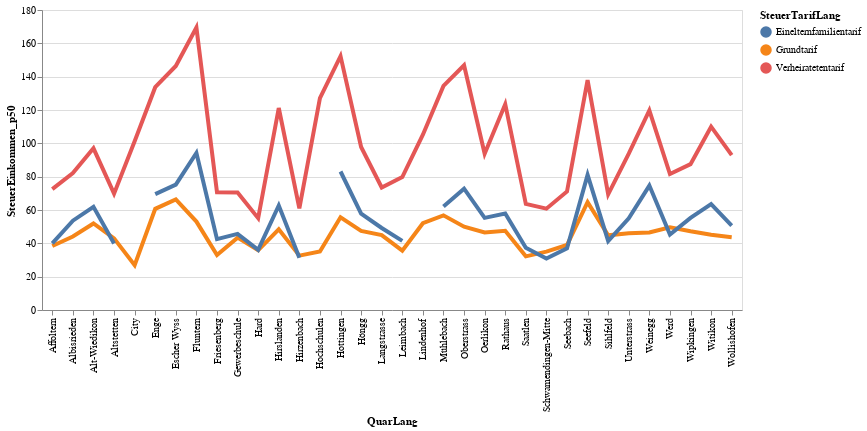

Notebook cell for this chart:
### Code cell
# df_statzonen = df_statzonen[(df_statzonen.knr>0) & (df_statzonen.qname!="Hirslanden")]
#aktuellesJahr[[aktuellesJahr.KreisSort =7]])
highlight = alt.selection(type='single', on='mouseover',
                          fields=['SteuerTarifLang'], nearest=True)
#x='date:StichtagDatJahr',
base = alt.Chart(myGraph).encode(
    x='QuarLang',
    y='SteuerEinkommen_p50',
    color='SteuerTarifLang'
)

points = base.mark_circle().encode(
    opacity=alt.value(0)
).add_selection(
    highlight
).properties(
    width=700 , height=300
)
lines = base.mark_line().encode(
    size=alt.condition(~highlight, alt.value(1.5), alt.value(4))
).interactive()

points + lines

### Figure 1 — Vega-Lite specification as saved in the notebook (floating-point values rounded to 4 significant figures)
{"config": {"view": {"continuousWidth": 400, "continuousHeight": 300}}, "layer": [{"mark": "circle", "encoding": {"color": {"type": "nominal", "field": "SteuerTarifLang"}, "opacity": {"value": 0}, "x": {"type": "nominal", "field": "QuarLang"}, "y": {"type": "quantitative", "field": "SteuerEinkommen_p50"}}, "height": 300, "selection": {"selector003": {"type": "single", "on": "mouseover", "fields": ["SteuerTarifLang"], "nearest": true}}, "width": 700}, {"mark": "line", "encoding": {"color": {"type": "nominal", "field": "SteuerTarifLang"}, "size": {"condition": {"value": 1.5, "selection": {"not": "selector003"}}, "value": 4}, "x": {"type": "nominal", "field": "QuarLang"}, "y": {"type": "quantitative", "field": "SteuerEinkommen_p50"}}, "selection": {"selector004": {"type": "interval", "bind": "scales", "encodings": ["x", "y"]}}}], "data": {"name": "data-7869c4683faa8578ebbe81a2ac51d036"}, "$schema": "https://vega.github.io/schema/vega-lite/v4.8.1.json", "datasets": {"data-7869c4683faa8578ebbe81a2ac51d036": [{"SteuerJahr": "2018-01-01T00:00:00", "QuarSort": 11, "QuarLang": "Rathaus", "SteuerTarifSort": 0, "SteuerTarifLang": "Grundtarif", "SteuerEinkommen_p50": 47.5, "SteuerEinkommen_p25": 19.4, "SteuerEinkommen_p75": 83.5}, {"SteuerJahr": "2018-01-01T00:00:00", "QuarSort": 11, "QuarLang": "Rathaus", "SteuerTarifSort": 1, "SteuerTarifLang": "Verheiratetentarif", "SteuerEinkommen_p50": 123.5, "SteuerEinkommen_p25": 73.4, "SteuerEinkommen_p75": 206.2}, {"SteuerJahr": "2018-01-01T00:00:00", "QuarSort": 11, "QuarLang": "Rathaus", "SteuerTarifSort": 2, "SteuerTarifLang": "Einelternfamilientarif", "SteuerEinkommen_p50": 57.9, "SteuerEinkommen_p25": 35.2, "SteuerEinkommen_p75": 97.9}, {"SteuerJahr": "2018-01-01T00:00:00", "QuarSort": 12, "QuarLang": "Hochschulen", "SteuerTarifSort": 0, "SteuerTarifLang": "Grundtarif", "SteuerEinkommen_p50": 35.05, "SteuerEinkommen_p25": 11.5, "SteuerEinkommen_p75": 72.8}, {"SteuerJahr": "2018-01-01T00:00:00", "QuarSort": 12, "QuarLang": "Hochschulen", "SteuerTarifSort": 1, "SteuerTarifLang": "Verheiratetentarif", "SteuerEinkommen_p50": 127.1, "SteuerEinkommen_p25": 64.4, "SteuerEinkommen_p75": 226.0}, {"SteuerJahr": "2018-01-01T00:00:00", "QuarSort": 12, "QuarLang": "Hochschulen", "SteuerTarifSort": 2, "SteuerTarifLang": "Einelternfamilientarif", "SteuerEinkommen_p50": null, "SteuerEinkommen_p25": null, "SteuerEinkommen_p75": null}, {"SteuerJahr": "2018-01-01T00:00:00", "QuarSort": 13, "QuarLang": "Lindenhof", "SteuerTarifSort": 0, "SteuerTarifLang": "Grundtarif", "SteuerEinkommen_p50": 52.05, "SteuerEinkommen_p25": 22.3, "SteuerEinkommen_p75": 89.2}, {"SteuerJahr": "2018-01-01T00:00:00", "QuarSort": 13, "QuarLang": "Lindenhof", "SteuerTarifSort": 1, "SteuerTarifLang": "Verheiratetentarif", "SteuerEinkommen_p50": 105.2, "SteuerEinkommen_p25": 65.4, "SteuerEinkommen_p75": 189.2}, {"SteuerJahr": "2018-01-01T00:00:00", "QuarSort": 13, "QuarLang": "Lindenhof", "SteuerTarifSort": 2, "SteuerTarifLang": "Einelternfamilientarif", "SteuerEinkommen_p50": null, "SteuerEinkommen_p25": null, "SteuerEinkommen_p75": null}, {"SteuerJahr": "2018-01-01T00:00:00", "QuarSort": 14, "QuarLang": "City", "SteuerTarifSort": 0, "SteuerTarifLang": "Grundtarif", "SteuerEinkommen_p50": 26.9, "SteuerEinkommen_p25": 0.2, "SteuerEinkommen_p75": 72.8}, {"SteuerJahr": "2018-01-01T00:00:00", "QuarSort": 14, "QuarLang": "City", "SteuerTarifSort": 1, "SteuerTarifLang": "Verheiratetentarif", "SteuerEinkommen_p50": 101.3, "SteuerEinkommen_p25": 48.4, "SteuerEinkommen_p75": 213.3}, {"SteuerJahr": "2018-01-01T00:00:00", "QuarSort": 14, "QuarLang": "City", "SteuerTarifSort": 2, "SteuerTarifLang": "Einelternfamilientarif", "SteuerEinkommen_p50": null, "SteuerEinkommen_p25": null, "SteuerEinkommen_p75": null}, {"SteuerJahr": "2018-01-01T00:00:00", "QuarSort": 21, "QuarLang": "Wollishofen", "SteuerTarifSort": 0, "SteuerTarifLang": "Grundtarif", "SteuerEinkommen_p50": 43.6, "SteuerEinkommen_p25": 20.0, "SteuerEinkommen_p75": 69.6}, {"SteuerJahr": "2018-01-01T00:00:00", "QuarSort": 21, "QuarLang": "Wollishofen", "SteuerTarifSort": 1, "SteuerTarifLang": "Verheiratetentarif", "SteuerEinkommen_p50": 92.9, "SteuerEinkommen_p25": 61.3, "SteuerEinkommen_p75": 150.6}, {"SteuerJahr": "2018-01-01T00:00:00", "QuarSort": 21, "QuarLang": "Wollishofen", "SteuerTarifSort": 2, "SteuerTarifLang": "Einelternfamilientarif", "SteuerEinkommen_p50": 50.6, "SteuerEinkommen_p25": 28.5, "SteuerEinkommen_p75": 80.2}, {"SteuerJahr": "2018-01-01T00:00:00", "QuarSort": 23, "QuarLang": "Leimbach", "SteuerTarifSort": 0, "SteuerTarifLang": "Grundtarif", "SteuerEinkommen_p50": 35.6, "SteuerEinkommen_p25": 15.0, "SteuerEinkommen_p75": 58.7}, {"SteuerJahr": "2018-01-01T00:00:00", "QuarSort": 23, "QuarLang": "Leimbach", "SteuerTarifSort": 1, "SteuerTarifLang": "Verheiratetentarif", "SteuerEinkommen_p50": 79.8, "SteuerEinkommen_p25": 51.1, "SteuerEinkommen_p75": 117.1}, {"SteuerJahr": "2018-01-01T00:00:00", "QuarSort": 23, "QuarLang": "Leimbach", "SteuerTarifSort": 2, "SteuerTarifLang": "Einelternfamilientarif", "SteuerEinkommen_p50": 41.45, "SteuerEinkommen_p25": 17.0, "SteuerEinkommen_p75": 63.3}, {"SteuerJahr": "2018-01-01T00:00:00", "QuarSort": 24, "QuarLang": "Enge", "SteuerTarifSort": 0, "SteuerTarifLang": "Grundtarif", "SteuerEinkommen_p50": 60.7, "SteuerEinkommen_p25": 26.7, "SteuerEinkommen_p75": 100.9}, {"SteuerJahr": "2018-01-01T00:00:00", "QuarSort": 24, "QuarLang": "Enge", "SteuerTarifSort": 1, "SteuerTarifLang": "Verheiratetentarif", "SteuerEinkommen_p50": 133.7, "SteuerEinkommen_p25": 78.8, "SteuerEinkommen_p75": 233.6}, {"SteuerJahr": "2018-01-01T00:00:00", "QuarSort": 24, "QuarLang": "Enge", "SteuerTarifSort": 2, "SteuerTarifLang": "Einelternfamilientarif", "SteuerEinkommen_p50": 69.5, "SteuerEinkommen_p25": 40.9, "SteuerEinkommen_p75": 117.4}, {"SteuerJahr": "2018-01-01T00:00:00", "QuarSort": 31, "QuarLang": "Alt-Wiedikon", "SteuerTarifSort": 0, "SteuerTarifLang": "Grundtarif", "SteuerEinkommen_p50": 51.9, "SteuerEinkommen_p25": 26.3, "SteuerEinkommen_p75": 79.4}, {"SteuerJahr": "2018-01-01T00:00:00", "QuarSort": 31, "QuarLang": "Alt-Wiedikon", "SteuerTarifSort": 1, "SteuerTarifLang": "Verheiratetentarif", "SteuerEinkommen_p50": 97.0, "SteuerEinkommen_p25": 55.25, "SteuerEinkommen_p75": 157.0}, {"SteuerJahr": "2018-01-01T00:00:00", "QuarSort": 31, "QuarLang": "Alt-Wiedikon", "SteuerTarifSort": 2, "SteuerTarifLang": "Einelternfamilientarif", "SteuerEinkommen_p50": 61.9, "SteuerEinkommen_p25": 36.7, "SteuerEinkommen_p75": 93.1}, {"SteuerJahr": "2018-01-01T00:00:00", "QuarSort": 33, "QuarLang": "Friesenberg", "SteuerTarifSort": 0, "SteuerTarifLang": "Grundtarif", "SteuerEinkommen_p50": 33.0, "SteuerEinkommen_p25": 11.2, "SteuerEinkommen_p75": 53.2}, {"SteuerJahr": "2018-01-01T00:00:00", "QuarSort": 33, "QuarLang": "Friesenberg", "SteuerTarifSort": 1, "SteuerTarifLang": "Verheiratetentarif", "SteuerEinkommen_p50": 70.65, "SteuerEinkommen_p25": 47.3, "SteuerEinkommen_p75": 103.8}, {"SteuerJahr": "2018-01-01T00:00:00", "QuarSort": 33, "QuarLang": "Friesenberg", "SteuerTarifSort": 2, "SteuerTarifLang": "Einelternfamilientarif", "SteuerEinkommen_p50": 42.5, "SteuerEinkommen_p25": 25.3, "SteuerEinkommen_p75": 64.9}, {"SteuerJahr": "2018-01-01T00:00:00", "QuarSort": 34, "QuarLang": "Sihlfeld", "SteuerTarifSort": 0, "SteuerTarifLang": "Grundtarif", "SteuerEinkommen_p50": 44.8, "SteuerEinkommen_p25": 21.3, "SteuerEinkommen_p75": 68.8}, {"SteuerJahr": "2018-01-01T00:00:00", "QuarSort": 34, "QuarLang": "Sihlfeld", "SteuerTarifSort": 1, "SteuerTarifLang": "Verheiratetentarif", "SteuerEinkommen_p50": 69.4, "SteuerEinkommen_p25": 42.0, "SteuerEinkommen_p75": 107.6}, {"SteuerJahr": "2018-01-01T00:00:00", "QuarSort": 34, "QuarLang": "Sihlfeld", "SteuerTarifSort": 2, "SteuerTarifLang": "Einelternfamilientarif", "SteuerEinkommen_p50": 41.4, "SteuerEinkommen_p25": 23.2, "SteuerEinkommen_p75": 63.5}, {"SteuerJahr": "2018-01-01T00:00:00", "QuarSort": 41, "QuarLang": "Werd", "SteuerTarifSort": 0, "SteuerTarifLang": "Grundtarif", "SteuerEinkommen_p50": 49.6, "SteuerEinkommen_p25": 23.6, "SteuerEinkommen_p75": 78.2}, {"SteuerJahr": "2018-01-01T00:00:00", "QuarSort": 41, "QuarLang": "Werd", "SteuerTarifSort": 1, "SteuerTarifLang": "Verheiratetentarif", "SteuerEinkommen_p50": 81.6, "SteuerEinkommen_p25": 37.4, "SteuerEinkommen_p75": 152.8}, {"SteuerJahr": "2018-01-01T00:00:00", "QuarSort": 41, "QuarLang": "Werd", "SteuerTarifSort": 2, "SteuerTarifLang": "Einelternfamilientarif", "SteuerEinkommen_p50": 45.3, "SteuerEinkommen_p25": 25.7, "SteuerEinkommen_p75": 76.2}, {"SteuerJahr": "2018-01-01T00:00:00", "QuarSort": 42, "QuarLang": "Langstrasse", "SteuerTarifSort": 0, "SteuerTarifLang": "Grundtarif", "SteuerEinkommen_p50": 44.9, "SteuerEinkommen_p25": 19.1, "SteuerEinkommen_p75": 73.1}, {"SteuerJahr": "2018-01-01T00:00:00", "QuarSort": 42, "QuarLang": "Langstrasse", "SteuerTarifSort": 1, "SteuerTarifLang": "Verheiratetentarif", "SteuerEinkommen_p50": 73.5, "SteuerEinkommen_p25": 41.4, "SteuerEinkommen_p75": 131.6}, {"SteuerJahr": "2018-01-01T00:00:00", "QuarSort": 42, "QuarLang": "Langstrasse", "SteuerTarifSort": 2, "SteuerTarifLang": "Einelternfamilientarif", "SteuerEinkommen_p50": 49.2, "SteuerEinkommen_p25": 30.7, "SteuerEinkommen_p75": 74.3}, {"SteuerJahr": "2018-01-01T00:00:00", "QuarSort": 44, "QuarLang": "Hard", "SteuerTarifSort": 0, "SteuerTarifLang": "Grundtarif", "SteuerEinkommen_p50": 35.8, "SteuerEinkommen_p25": 16.3, "SteuerEinkommen_p75": 57.9}, {"SteuerJahr": "2018-01-01T00:00:00", "QuarSort": 44, "QuarLang": "Hard", "SteuerTarifSort": 1, "SteuerTarifLang": "Verheiratetentarif", "SteuerEinkommen_p50": 55.1, "SteuerEinkommen_p25": 35.1, "SteuerEinkommen_p75": 80.3}, {"SteuerJahr": "2018-01-01T00:00:00", "QuarSort": 44, "QuarLang": "Hard", "SteuerTarifSort": 2, "SteuerTarifLang": "Einelternfamilientarif", "SteuerEinkommen_p50": 36.1, "SteuerEinkommen_p25": 17.9, "SteuerEinkommen_p75": 53.6}, {"SteuerJahr": "2018-01-01T00:00:00", "QuarSort": 51, "QuarLang": "Gewerbeschule", "SteuerTarifSort": 0, "SteuerTarifLang": "Grundtarif", "SteuerEinkommen_p50": 43.4, "SteuerEinkommen_p25": 20.0, "SteuerEinkommen_p75": 69.3}, {"SteuerJahr": "2018-01-01T00:00:00", "QuarSort": 51, "QuarLang": "Gewerbeschule", "SteuerTarifSort": 1, "SteuerTarifLang": "Verheiratetentarif", "SteuerEinkommen_p50": 70.55, "SteuerEinkommen_p25": 41.8, "SteuerEinkommen_p75": 112.3}, {"SteuerJahr": "2018-01-01T00:00:00", "QuarSort": 51, "QuarLang": "Gewerbeschule", "SteuerTarifSort": 2, "SteuerTarifLang": "Einelternfamilientarif", "SteuerEinkommen_p50": 45.7, "SteuerEinkommen_p25": 28.8, "SteuerEinkommen_p75": 73.1}, {"SteuerJahr": "2018-01-01T00:00:00", "QuarSort": 52, "QuarLang": "Escher Wyss", "SteuerTarifSort": 0, "SteuerTarifLang": "Grundtarif", "SteuerEinkommen_p50": 66.3, "SteuerEinkommen_p25": 39.25, "SteuerEinkommen_p75": 100.0}, {"SteuerJahr": "2018-01-01T00:00:00", "QuarSort": 52, "QuarLang": "Escher Wyss", "SteuerTarifSort": 1, "SteuerTarifLang": "Verheiratetentarif", "SteuerEinkommen_p50": 146.4, "SteuerEinkommen_p25": 90.4, "SteuerEinkommen_p75": 214.0}, {"SteuerJahr": "2018-01-01T00:00:00", "QuarSort": 52, "QuarLang": "Escher Wyss", "SteuerTarifSort": 2, "SteuerTarifLang": "Einelternfamilientarif", "SteuerEinkommen_p50": 75.2, "SteuerEinkommen_p25": 44.6, "SteuerEinkommen_p75": 111.5}, {"SteuerJahr": "2018-01-01T00:00:00", "QuarSort": 61, "QuarLang": "Unterstrass", "SteuerTarifSort": 0, "SteuerTarifLang": "Grundtarif", "SteuerEinkommen_p50": 46.0, "SteuerEinkommen_p25": 20.9, "SteuerEinkommen_p75": 72.9}, {"SteuerJahr": "2018-01-01T00:00:00", "QuarSort": 61, "QuarLang": "Unterstrass", "SteuerTarifSort": 1, "SteuerTarifLang": "Verheiratetentarif", "SteuerEinkommen_p50": 93.8, "SteuerEinkommen_p25": 59.8, "SteuerEinkommen_p75": 145.9}, {"SteuerJahr": "2018-01-01T00:00:00", "QuarSort": 61, "QuarLang": "Unterstrass", "SteuerTarifSort": 2, "SteuerTarifLang": "Einelternfamilientarif", "SteuerEinkommen_p50": 55.0, "SteuerEinkommen_p25": 34.35, "SteuerEinkommen_p75": 83.75}, {"SteuerJahr": "2018-01-01T00:00:00", "QuarSort": 63, "QuarLang": "Oberstrass", "SteuerTarifSort": 0, "SteuerTarifLang": "Grundtarif", "SteuerEinkommen_p50": 50.0, "SteuerEinkommen_p25": 20.5, "SteuerEinkommen_p75": 84.5}, {"SteuerJahr": "2018-01-01T00:00:00", "QuarSort": 63, "QuarLang": "Oberstrass", "SteuerTarifSort": 1, "SteuerTarifLang": "Verheiratetentarif", "SteuerEinkommen_p50": 146.8, "SteuerEinkommen_p25": 88.6, "SteuerEinkommen_p75": 224.4}, {"SteuerJahr": "2018-01-01T00:00:00", "QuarSort": 63, "QuarLang": "Oberstrass", "SteuerTarifSort": 2, "SteuerTarifLang": "Einelternfamilientarif", "SteuerEinkommen_p50": 72.8, "SteuerEinkommen_p25": 47.4, "SteuerEinkommen_p75": 110.5}, {"SteuerJahr": "2018-01-01T00:00:00", "QuarSort": 71, "QuarLang": "Fluntern", "SteuerTarifSort": 0, "SteuerTarifLang": "Grundtarif", "SteuerEinkommen_p50": 53.05, "SteuerEinkommen_p25": 18.0, "SteuerEinkommen_p75": 94.6}, {"SteuerJahr": "2018-01-01T00:00:00", "QuarSort": 71, "QuarLang": "Fluntern", "SteuerTarifSort": 1, "SteuerTarifLang": "Verheiratetentarif", "SteuerEinkommen_p50": 169.5, "SteuerEinkommen_p25": 105.4, "SteuerEinkommen_p75": 273.3}, {"SteuerJahr": "2018-01-01T00:00:00", "QuarSort": 71, "QuarLang": "Fluntern", "SteuerTarifSort": 2, "SteuerTarifLang": "Einelternfamilientarif", "SteuerEinkommen_p50": 94.2, "SteuerEinkommen_p25": 47.4, "SteuerEinkommen_p75": 151.8}, {"SteuerJahr": "2018-01-01T00:00:00", "QuarSort": 72, "QuarLang": "Hottingen", "SteuerTarifSort": 0, "SteuerTarifLang": "Grundtarif", "SteuerEinkommen_p50": 55.6, "SteuerEinkommen_p25": 23.4, "SteuerEinkommen_p75": 93.9}, {"SteuerJahr": "2018-01-01T00:00:00", "QuarSort": 72, "QuarLang": "Hottingen", "SteuerTarifSort": 1, "SteuerTarifLang": "Verheiratetentarif", "SteuerEinkommen_p50": 152.3, "SteuerEinkommen_p25": 92.9, "SteuerEinkommen_p75": 250.4}, {"SteuerJahr": "2018-01-01T00:00:00", "QuarSort": 72, "QuarLang": "Hottingen", "SteuerTarifSort": 2, "SteuerTarifLang": "Einelternfamilientarif", "SteuerEinkommen_p50": 83.1, "SteuerEinkommen_p25": 51.1, "SteuerEinkommen_p75": 128.0}, {"SteuerJahr": "2018-01-01T00:00:00", "QuarSort": 73, "QuarLang": "Hirslanden", "SteuerTarifSort": 0, "SteuerTarifLang": "Grundtarif", "SteuerEinkommen_p50": 48.4, "SteuerEinkommen_p25": 20.0, "SteuerEinkommen_p75": 81.0}, {"SteuerJahr": "2018-01-01T00:00:00", "QuarSort": 73, "QuarLang": "Hirslanden", "SteuerTarifSort": 1, "SteuerTarifLang": "Verheiratetentarif", "SteuerEinkommen_p50": 121.2, "SteuerEinkommen_p25": 80.2, "SteuerEinkommen_p75": 200.4}, {"SteuerJahr": "2018-01-01T00:00:00", "QuarSort": 73, "QuarLang": "Hirslanden", "SteuerTarifSort": 2, "SteuerTarifLang": "Einelternfamilientarif", "SteuerEinkommen_p50": 62.7, "SteuerEinkommen_p25": 40.2, "SteuerEinkommen_p75": 107.7}, {"SteuerJahr": "2018-01-01T00:00:00", "QuarSort": 74, "QuarLang": "Witikon", "SteuerTarifSort": 0, "SteuerTarifLang": "Grundtarif", "SteuerEinkommen_p50": 45.1, "SteuerEinkommen_p25": 19.7, "SteuerEinkommen_p75": 73.2}, {"SteuerJahr": "2018-01-01T00:00:00", "QuarSort": 74, "QuarLang": "Witikon", "SteuerTarifSort": 1, "SteuerTarifLang": "Verheiratetentarif", "SteuerEinkommen_p50": 110.0, "SteuerEinkommen_p25": 72.3, "SteuerEinkommen_p75": 170.6}, {"SteuerJahr": "2018-01-01T00:00:00", "QuarSort": 74, "QuarLang": "Witikon", "SteuerTarifSort": 2, "SteuerTarifLang": "Einelternfamilientarif", "SteuerEinkommen_p50": 63.5, "SteuerEinkommen_p25": 40.9, "SteuerEinkommen_p75": 93.1}, {"SteuerJahr": "2018-01-01T00:00:00", "QuarSort": 81, "QuarLang": "Seefeld", "SteuerTarifSort": 0, "SteuerTarifLang": "Grundtarif", "SteuerEinkommen_p50": 64.75, "SteuerEinkommen_p25": 31.35, "SteuerEinkommen_p75": 106.0}, {"SteuerJahr": "2018-01-01T00:00:00", "QuarSort": 81, "QuarLang": "Seefeld", "SteuerTarifSort": 1, "SteuerTarifLang": "Verheiratetentarif", "SteuerEinkommen_p50": 137.9, "SteuerEinkommen_p25": 83.6, "SteuerEinkommen_p75": 240.6}, {"SteuerJahr": "2018-01-01T00:00:00", "QuarSort": 81, "QuarLang": "Seefeld", "SteuerTarifSort": 2, "SteuerTarifLang": "Einelternfamilientarif", "SteuerEinkommen_p50": 81.05, "SteuerEinkommen_p25": 49.65, "SteuerEinkommen_p75": 126.2}, {"SteuerJahr": "2018-01-01T00:00:00", "QuarSort": 82, "QuarLang": "Mühlebach", "SteuerTarifSort": 0, "SteuerTarifLang": "Grundtarif", "SteuerEinkommen_p50": 56.8, "SteuerEinkommen_p25": 24.0, "SteuerEinkommen_p75": 98.1}, {"SteuerJahr": "2018-01-01T00:00:00", "QuarSort": 82, "QuarLang": "Mühlebach", "SteuerTarifSort": 1, "SteuerTarifLang": "Verheiratetentarif", "SteuerEinkommen_p50": 134.4, "SteuerEinkommen_p25": 80.95, "SteuerEinkommen_p75": 217.2}, {"SteuerJahr": "2018-01-01T00:00:00", "QuarSort": 82, "QuarLang": "Mühlebach", "SteuerTarifSort": 2, "SteuerTarifLang": "Einelternfamilientarif", "SteuerEinkommen_p50": 62.15, "SteuerEinkommen_p25": 36.9, "SteuerEinkommen_p75": 107.2}, {"SteuerJahr": "2018-01-01T00:00:00", "QuarSort": 83, "QuarLang": "Weinegg", "SteuerTarifSort": 0, "SteuerTarifLang": "Grundtarif", "SteuerEinkommen_p50": 46.5, "SteuerEinkommen_p25": 16.0, "SteuerEinkommen_p75": 79.1}, {"SteuerJahr": "2018-01-01T00:00:00", "QuarSort": 83, "QuarLang": "Weinegg", "SteuerTarifSort": 1, "SteuerTarifLang": "Verheiratetentarif", "SteuerEinkommen_p50": 119.8, "SteuerEinkommen_p25": 74.9, "SteuerEinkommen_p75": 203.5}, {"SteuerJahr": "2018-01-01T00:00:00", "QuarSort": 83, "QuarLang": "Weinegg", "SteuerTarifSort": 2, "SteuerTarifLang": "Einelternfamilientarif", "SteuerEinkommen_p50": 74.65, "SteuerEinkommen_p25": 44.9, "SteuerEinkommen_p75": 116.2}, {"SteuerJahr": "2018-01-01T00:00:00", "QuarSort": 91, "QuarLang": "Albisrieden", "SteuerTarifSort": 0, "SteuerTarifLang": "Grundtarif", "SteuerEinkommen_p50": 44.1, "SteuerEinkommen_p25": 21.8, "SteuerEinkommen_p75": 66.2}, {"SteuerJahr": "2018-01-01T00:00:00", "QuarSort": 91, "QuarLang": "Albisrieden", "SteuerTarifSort": 1, "SteuerTarifLang": "Verheiratetentarif", "SteuerEinkommen_p50": 82.2, "SteuerEinkommen_p25": 55.1, "SteuerEinkommen_p75": 118.3}, {"SteuerJahr": "2018-01-01T00:00:00", "QuarSort": 91, "QuarLang": "Albisrieden", "SteuerTarifSort": 2, "SteuerTarifLang": "Einelternfamilientarif", "SteuerEinkommen_p50": 53.6, "SteuerEinkommen_p25": 32.3, "SteuerEinkommen_p75": 77.7}, {"SteuerJahr": "2018-01-01T00:00:00", "QuarSort": 92, "QuarLang": "Altstetten", "SteuerTarifSort": 0, "SteuerTarifLang": "Grundtarif", "SteuerEinkommen_p50": 43.0, "SteuerEinkommen_p25": 20.2, "SteuerEinkommen_p75": 64.8}, {"SteuerJahr": "2018-01-01T00:00:00", "QuarSort": 92, "QuarLang": "Altstetten", "SteuerTarifSort": 1, "SteuerTarifLang": "Verheiratetentarif", "SteuerEinkommen_p50": 69.8, "SteuerEinkommen_p25": 45.8, "SteuerEinkommen_p75": 100.9}, {"SteuerJahr": "2018-01-01T00:00:00", "QuarSort": 92, "QuarLang": "Altstetten", "SteuerTarifSort": 2, "SteuerTarifLang": "Einelternfamilientarif", "SteuerEinkommen_p50": 39.95, "SteuerEinkommen_p25": 20.4, "SteuerEinkommen_p75": 61.0}, {"SteuerJahr": "2018-01-01T00:00:00", "QuarSort": 101, "QuarLang": "Höngg", "SteuerTarifSort": 0, "SteuerTarifLang": "Grundtarif", "SteuerEinkommen_p50": 47.5, "SteuerEinkommen_p25": 22.4, "SteuerEinkommen_p75": 72.7}, {"SteuerJahr": "2018-01-01T00:00:00", "QuarSort": 101, "QuarLang": "Höngg", "SteuerTarifSort": 1, "SteuerTarifLang": "Verheiratetentarif", "SteuerEinkommen_p50": 97.8, "SteuerEinkommen_p25": 65.3, "SteuerEinkommen_p75": 146.3}, {"SteuerJahr": "2018-01-01T00:00:00", "QuarSort": 101, "QuarLang": "Höngg", "SteuerTarifSort": 2, "SteuerTarifLang": "Einelternfamilientarif", "SteuerEinkommen_p50": 57.85, "SteuerEinkommen_p25": 35.15, "SteuerEinkommen_p75": 86.4}, {"SteuerJahr": "2018-01-01T00:00:00", "QuarSort": 102, "QuarLang": "Wipkingen", "SteuerTarifSort": 0, "SteuerTarifLang": "Grundtarif", "SteuerEinkommen_p50": 47.2, "SteuerEinkommen_p25": 22.95, "SteuerEinkommen_p75": 70.1}, {"SteuerJahr": "2018-01-01T00:00:00", "QuarSort": 102, "QuarLang": "Wipkingen", "SteuerTarifSort": 1, "SteuerTarifLang": "Verheiratetentarif", "SteuerEinkommen_p50": 87.5, "SteuerEinkommen_p25": 57.9, "SteuerEinkommen_p75": 133.2}, {"SteuerJahr": "2018-01-01T00:00:00", "QuarSort": 102, "QuarLang": "Wipkingen", "SteuerTarifSort": 2, "SteuerTarifLang": "Einelternfamilientarif", "SteuerEinkommen_p50": 55.3, "SteuerEinkommen_p25": 31.8, "SteuerEinkommen_p75": 78.8}, {"SteuerJahr": "2018-01-01T00:00:00", "QuarSort": 111, "QuarLang": "Affoltern", "SteuerTarifSort": 0, "SteuerTarifLang": "Grundtarif", "SteuerEinkommen_p50": 38.4, "SteuerEinkommen_p25": 17.5, "SteuerEinkommen_p75": 59.4}, {"SteuerJahr": "2018-01-01T00:00:00", "QuarSort": 111, "QuarLang": "Affoltern", "SteuerTarifSort": 1, "SteuerTarifLang": "Verheiratetentarif", "SteuerEinkommen_p50": 72.5, "SteuerEinkommen_p25": 48.0, "SteuerEinkommen_p75": 101.5}, {"SteuerJahr": "2018-01-01T00:00:00", "QuarSort": 111, "QuarLang": "Affoltern", "SteuerTarifSort": 2, "SteuerTarifLang": "Einelternfamilientarif", "SteuerEinkommen_p50": 40.0, "SteuerEinkommen_p25": 20.0, "SteuerEinkommen_p75": 61.0}, {"SteuerJahr": "2018-01-01T00:00:00", "QuarSort": 115, "QuarLang": "Oerlikon", "SteuerTarifSort": 0, "SteuerTarifLang": "Grundtarif", "SteuerEinkommen_p50": 46.5, "SteuerEinkommen_p25": 21.2, "SteuerEinkommen_p75": 71.2}, {"SteuerJahr": "2018-01-01T00:00:00", "QuarSort": 115, "QuarLang": "Oerlikon", "SteuerTarifSort": 1, "SteuerTarifLang": "Verheiratetentarif", "SteuerEinkommen_p50": 93.8, "SteuerEinkommen_p25": 57.2, "SteuerEinkommen_p75": 143.4}, {"SteuerJahr": "2018-01-01T00:00:00", "QuarSort": 115, "QuarLang": "Oerlikon", "SteuerTarifSort": 2, "SteuerTarifLang": "Einelternfamilientarif", "SteuerEinkommen_p50": 55.3, "SteuerEinkommen_p25": 28.05, "SteuerEinkommen_p75": 84.8}, {"SteuerJahr": "2018-01-01T00:00:00", "QuarSort": 119, "QuarLang": "Seebach", "SteuerTarifSort": 0, "SteuerTarifLang": "Grundtarif", "SteuerEinkommen_p50": 39.0, "SteuerEinkommen_p25": 17.7, "SteuerEinkommen_p75": 61.0}, {"SteuerJahr": "2018-01-01T00:00:00", "QuarSort": 119, "QuarLang": "Seebach", "SteuerTarifSort": 1, "SteuerTarifLang": "Verheiratetentarif", "SteuerEinkommen_p50": 71.1, "SteuerEinkommen_p25": 44.8, "SteuerEinkommen_p75": 105.9}, {"SteuerJahr": "2018-01-01T00:00:00", "QuarSort": 119, "QuarLang": "Seebach", "SteuerTarifSort": 2, "SteuerTarifLang": "Einelternfamilientarif", "SteuerEinkommen_p50": 36.95, "SteuerEinkommen_p25": 14.2, "SteuerEinkommen_p75": 57.8}, {"SteuerJahr": "2018-01-01T00:00:00", "QuarSort": 121, "QuarLang": "Saatlen", "SteuerTarifSort": 0, "SteuerTarifLang": "Grundtarif", "SteuerEinkommen_p50": 32.2, "SteuerEinkommen_p25": 12.8, "SteuerEinkommen_p75": 52.9}, {"SteuerJahr": "2018-01-01T00:00:00", "QuarSort": 121, "QuarLang": "Saatlen", "SteuerTarifSort": 1, "SteuerTarifLang": "Verheiratetentarif", "SteuerEinkommen_p50": 63.7, "SteuerEinkommen_p25": 40.1, "SteuerEinkommen_p75": 91.2}, {"SteuerJahr": "2018-01-01T00:00:00", "QuarSort": 121, "QuarLang": "Saatlen", "SteuerTarifSort": 2, "SteuerTarifLang": "Einelternfamilientarif", "SteuerEinkommen_p50": 37.4, "SteuerEinkommen_p25": 16.0, "SteuerEinkommen_p75": 55.7}, {"SteuerJahr": "2018-01-01T00:00:00", "QuarSort": 122, "QuarLang": "Schwamendingen-Mitte", "SteuerTarifSort": 0, "SteuerTarifLang": "Grundtarif", "SteuerEinkommen_p50": 35.0, "SteuerEinkommen_p25": 16.5, "SteuerEinkommen_p75": 52.6}, {"SteuerJahr": "2018-01-01T00:00:00", "QuarSort": 122, "QuarLang": "Schwamendingen-Mitte", "SteuerTarifSort": 1, "SteuerTarifLang": "Verheiratetentarif", "SteuerEinkommen_p50": 60.8, "SteuerEinkommen_p25": 38.5, "SteuerEinkommen_p75": 88.3}, {"SteuerJahr": "2018-01-01T00:00:00", "QuarSort": 122, "QuarLang": "Schwamendingen-Mitte", "SteuerTarifSort": 2, "SteuerTarifLang": "Einelternfamilientarif", "SteuerEinkommen_p50": 30.9, "SteuerEinkommen_p25": 10.1, "SteuerEinkommen_p75": 48.0}, {"SteuerJahr": "2018-01-01T00:00:00", "QuarSort": 123, "QuarLang": "Hirzenbach", "SteuerTarifSort": 0, "SteuerTarifLang": "Grundtarif", "SteuerEinkommen_p50": 32.6, "SteuerEinkommen_p25": 11.5, "SteuerEinkommen_p75": 51.8}, {"SteuerJahr": "2018-01-01T00:00:00", "QuarSort": 123, "QuarLang": "Hirzenbach", "SteuerTarifSort": 1, "SteuerTarifLang": "Verheiratetentarif", "SteuerEinkommen_p50": 61.0, "SteuerEinkommen_p25": 39.35, "SteuerEinkommen_p75": 85.9}, {"SteuerJahr": "2018-01-01T00:00:00", "QuarSort": 123, "QuarLang": "Hirzenbach", "SteuerTarifSort": 2, "SteuerTarifLang": "Einelternfamilientarif", "SteuerEinkommen_p50": 31.4, "SteuerEinkommen_p25": 15.7, "SteuerEinkommen_p75": 47.4}]}}
